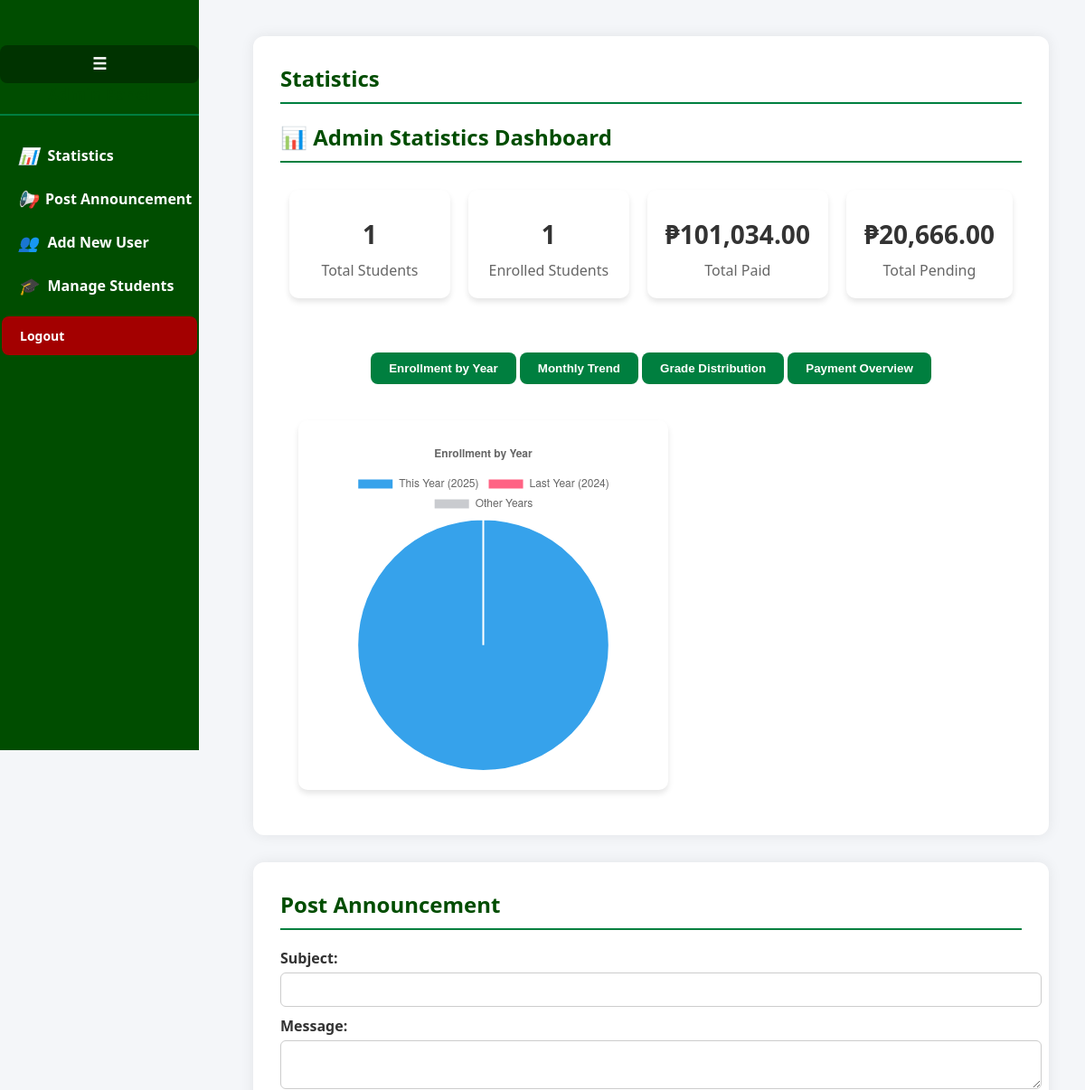
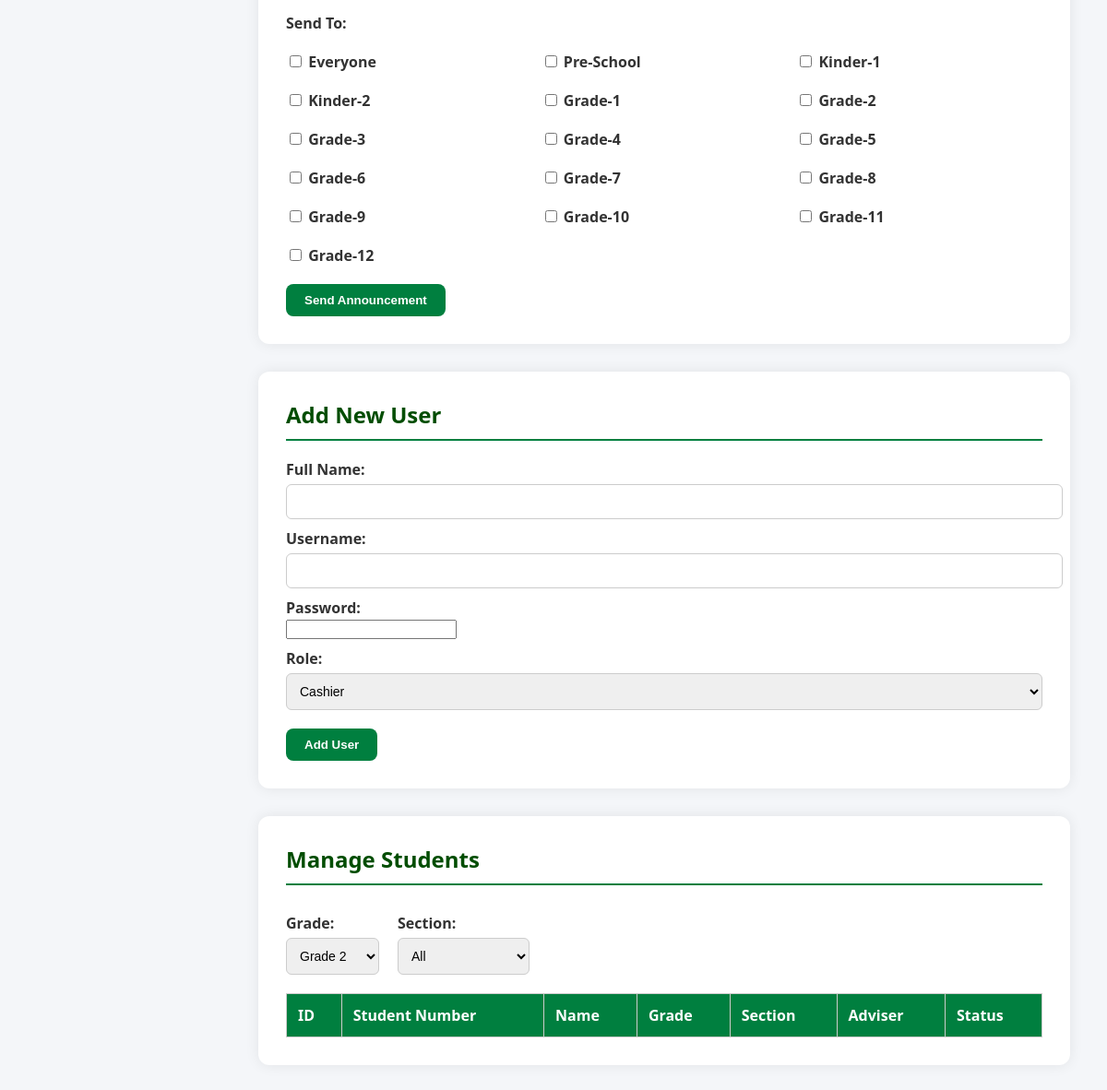
/admin_dashboard.php?grade=Grade 2, run on an earlier commit of the app's database (2 pictures, top to bottom).
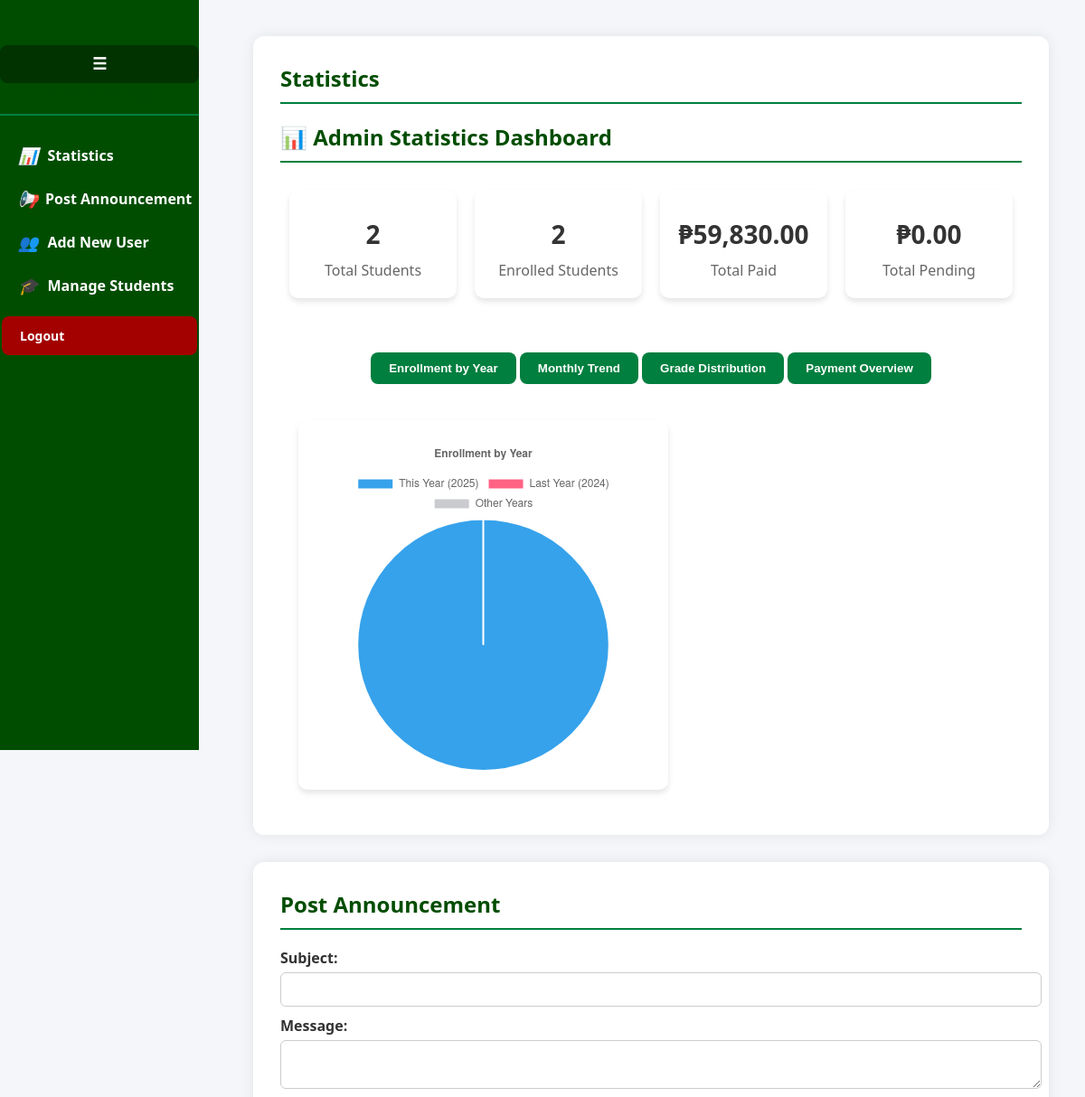
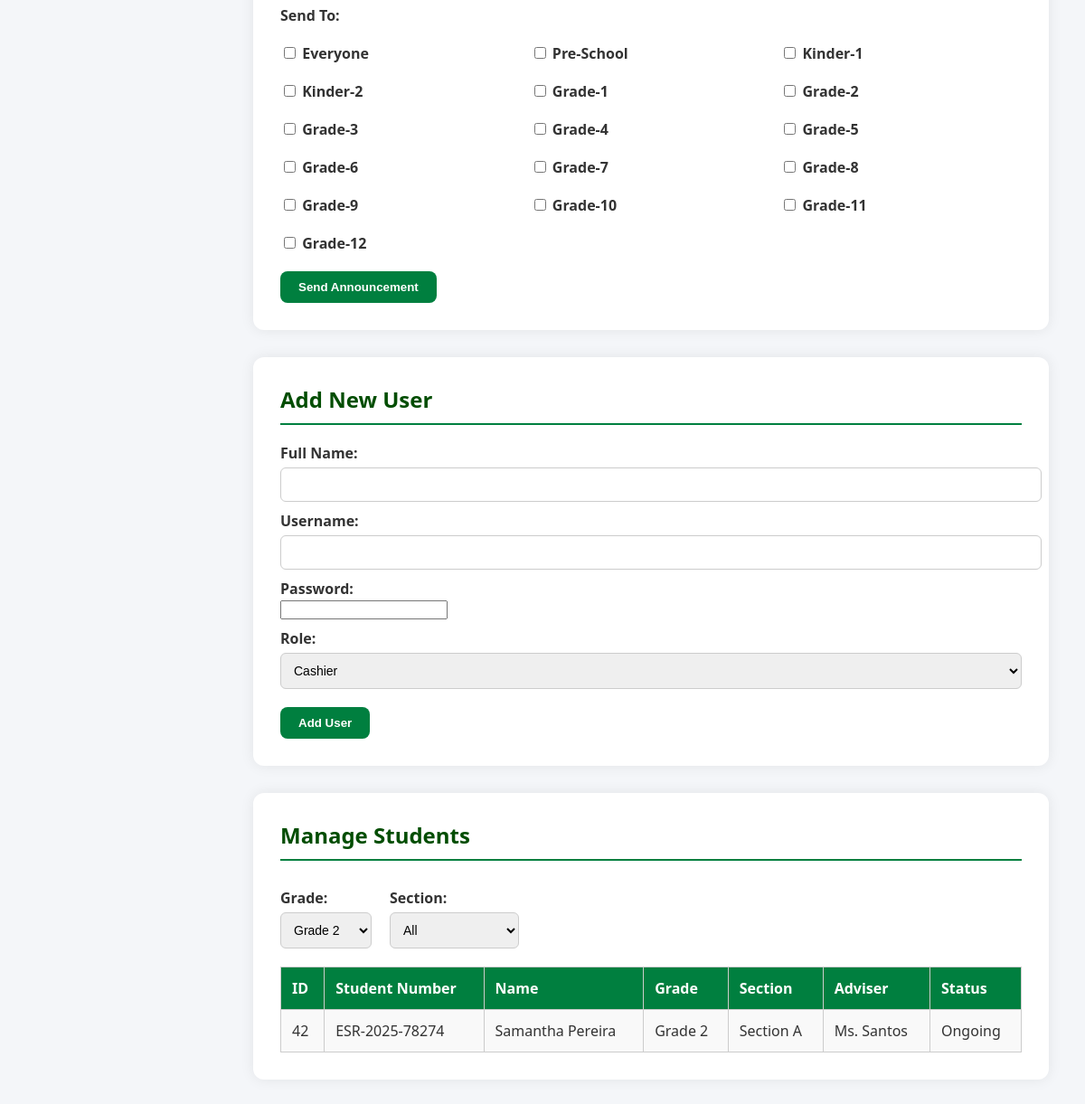
And on a later commit of the database (2 pictures, top to bottom).
### tables this page shows
CREATE TABLE `students_registration` (
  `id` int(11) NOT NULL,
  `student_number` varchar(50) DEFAULT NULL,
  `year` varchar(50) NOT NULL,
  `course` varchar(50) DEFAULT NULL,
  `lrn` varchar(50) NOT NULL,
  `lastname` varchar(100) NOT NULL,
  `firstname` varchar(100) NOT NULL,
  `middlename` varchar(100) NOT NULL,
  `specaddress` varchar(255) NOT NULL,
  `brgy` varchar(100) NOT NULL,
  `city` varchar(100) NOT NULL,
  `mother` varchar(100) NOT NULL,
  `father` varchar(100) NOT NULL,
  `gname` varchar(100) DEFAULT NULL,
  `sex` varchar(10) NOT NULL,
  `dob` date NOT NULL,
  `religion` varchar(50) NOT NULL,
  `emailaddress` varchar(100) NOT NULL,
  `contactno` varchar(20) NOT NULL,
  `schooltype` varchar(50) NOT NULL,
  `sname` varchar(255) DEFAULT NULL,
  `created_at` timestamp NOT NULL DEFAULT CURRENT_TIMESTAMP,
  `enrollment_status` enum('waiting','enrolled') DEFAULT 'waiting',
  `student_type` varchar(10) DEFAULT NULL,
  `academic_status` varchar(50) NOT NULL DEFAULT '',
  `portal_status` enum('pending','activated') DEFAULT 'pending',
  `section` varchar(100) DEFAULT NULL,
  `adviser` varchar(100) DEFAULT NULL
);

### admin_dashboard.php (the view, shortened to what the changed rows need)
<!DOCTYPE html>
<html lang="en">
<head>
</head>
<body>
<div class="sidebar" id="sidebar">
  <h2>Admin Panel</h2>
</div>
<div class="main-content">
  <div class="container" id="stats">
    <h2>Statistics</h2>
    <?php include 'statistics.php'; ?>
  </div>
  <div class="container" id="announcements">
    <h2>Post Announcement</h2>
  </div>
  <div class="container" id="users">
    <h2>Add New User</h2>
  </div>
  <?php
include('db_connection.php');
$grade_filter   = $_GET['grade']   ?? '';
$sql = "SELECT * FROM students_registration WHERE enrollment_status = 'enrolled'";
$params = [];
$types  = "";
if (!empty($grade_filter)) {
    $sql .= " AND year = ?";
    $params[] = $grade_filter;
    $types   .= "s";
}
$stmt = $conn->prepare($sql);
if (!empty($params)) {
    $stmt->bind_param($types, ...$params);
}
$stmt->execute();
$result = $stmt->get_result();
?>
  <div class="container" id="students">
    <h2>Manage Students</h2>
    <table>
      <tr>
        <th>ID</th>
        <th>Student Number</th>
        <th>Name</th>
        <th>Grade</th>
        <th>Section</th>
        <th>Adviser</th>
        <th>Status</th>
      </tr>
      <?php while ($row = $result->fetch_assoc()): ?>
      <tr>
        <td><?= $row['id'] ?></td>
        <td><?= htmlspecialchars($row['student_number']) ?></td>
        <td><?= htmlspecialchars($row['firstname'] . " " . $row['lastname']) ?></td>
        <td><?= htmlspecialchars($row['year']) ?></td>
        <td><?= htmlspecialchars($row['section'] ?: "Unassigned") ?></td>
        <td><?= htmlspecialchars($row['adviser'] ?: "TBA") ?></td>
        <td><?= htmlspecialchars($row['academic_status']) ?></td>
      </tr>
      <?php endwhile; ?>
    </table>
  </div>
</div>
</body>
</html>

### statistics.php (shortened to what the changed rows need)
<?php
include 'db_connection.php';
$total_students = $conn->query("SELECT COUNT(*) AS c FROM students_registration")->fetch_assoc()['c'];
$total_enrolled = $conn->query("SELECT COUNT(*) AS c FROM students_registration WHERE enrollment_status='enrolled'")->fetch_assoc()['c'];
$total_paid = $conn->query("SELECT SUM(amount) AS t FROM student_payments WHERE payment_status='paid'")->fetch_assoc()['t'] ?? 0;
$total_pending = $conn->query("SELECT SUM(amount) AS t FROM student_payments WHERE payment_status='pending'")->fetch_assoc()['t'] ?? 0;
$query = "
    SELECT YEAR(created_at) AS year, COUNT(*) AS count
    FROM student_payments
    WHERE payment_status IN ('paid', 'pending')
      AND payment_date IS NOT NULL
    GROUP BY year
    ORDER BY year DESC
";
$result = $conn->query($query);
$enrollment_data = [];
while ($row = $result->fetch_assoc()) {
    $enrollment_data[(int)$row['year']] = (int)$row['count'];
}
$current_year = date("Y");
$current_year_count = $enrollment_data[$current_year] ?? 0;
$previous_year = $enrollment_data[$current_year - 1] ?? 0;
$other_years_count = array_sum($enrollment_data) - $current_year_count - $previous_year;
$labels_years = ["This Year ($current_year)", "Last Year (" . ($current_year - 1) . ")", "Other Years"];
$data_years = [$current_year_count, $previous_year, $other_years_count];
$query = "
    SELECT MONTH(created_at) AS month, COUNT(*) AS count
    FROM students_registration
    WHERE YEAR(created_at) = YEAR(CURDATE())
    GROUP BY MONTH(created_at)
    ORDER BY month
";
$result = $conn->query($query);
$months = array_fill(1, 12, 0);
while ($row = $result->fetch_assoc()) {
    $months[(int)$row['month']] = (int)$row['count'];
}
$labels_months = ["Jan","Feb","Mar","Apr","May","Jun","Jul","Aug","Sep","Oct","Nov","Dec"];
$data_months = array_values($months);
$query = "
    SELECT year AS grade, COUNT(*) AS count
    FROM students_registration
    WHERE enrollment_status = 'enrolled'
    GROUP BY year
    ORDER BY grade
";
$result = $conn->query($query);
$grades = [];
while ($row = $result->fetch_assoc()) {
    $grades[$row['grade']] = (int)$row['count'];
}
$labels_grades = array_keys($grades);
$data_grades = array_values($grades);
$query = "
    SELECT payment_status, SUM(amount) AS total
    FROM student_payments
    GROUP BY payment_status
";
$result = $conn->query($query);
$payments = [];
while ($row = $result->fetch_assoc()) {
    $payments[$row['payment_status']] = (float)$row['total'];
}
$labels_payments = ["Paid", "Pending", "Declined"];
$data_payments = [
    $payments['paid'] ?? 0,
    $payments['pending'] ?? 0,
    $payments['declined'] ?? 0
];
?>
<!DOCTYPE html>
<html>
<head>
</head>
<body>
<h2>📊 Admin Statistics Dashboard</h2>
<div class="cards">
    <div class="card">
        <h3><?= number_format($total_students) ?></h3>
        <p>Total Students</p>
    </div>
    <div class="card">
        <h3><?= number_format($total_enrolled) ?></h3>
        <p>Enrolled Students</p>
    </div>
    <div class="card">
        <h3>₱<?= number_format($total_paid, 2) ?></h3>
        <p>Total Paid</p>
    </div>
    <div class="card">
        <h3>₱<?= number_format($total_pending, 2) ?></h3>
        <p>Total Pending</p>
    </div>
</div>
<script>
function showChart(chartId) {
  document.querySelectorAll('.chart-container').forEach(c => c.style.display = 'none');
  document.getElementById(chartId+'Div').style.display = 'block';
}
</script>
<script>
/* Enrollment by Year (Pie) */
new Chart(document.getElementById('enrollmentYearChart'), {
    type: 'pie',
    data: {
        labels: <?php echo json_encode($labels_years); ?>,
        datasets: [{
            data: <?php echo json_encode($data_years); ?>,
            backgroundColor: ['#36A2EB', '#FF6384', '#C9CBCF']
        }]
    },
    options: { plugins: { title: { display: true, text: 'Enrollment by Year' } } }
});
/* Monthly Enrollment Trend (Line) */
new Chart(document.getElementById('monthlyTrendChart'), {
    type: 'line',
    data: {
        labels: <?php echo json_encode($labels_months); ?>,
        datasets: [{
            label: 'New Enrollments',
            data: <?php echo json_encode($data_months); ?>,
            borderColor: '#36A2EB',
            fill: false,
            tension:0.3
        }]
    },
    options: { plugins: { title: { display: true, text: 'Monthly Enrollment Trend (This Year)' } } }
});
/* Grade Distribution (Bar) */
new Chart(document.getElementById('gradeDistributionChart'), {
    type: 'bar',
    data: {
        labels: <?php echo json_encode($labels_grades); ?>,
        datasets: [{
            label: 'Students Enrolled',
            data: <?php echo json_encode($data_grades); ?>,
            backgroundColor: '#4CAF50'
        }]
    },
    options: { plugins: { title: { display: true, text: 'Students per Grade' } } }
});
/* Payment Overview (Bar) */
new Chart(document.getElementById('paymentOverviewChart'), {
    type: 'bar',
    data: {
        labels: <?php echo json_encode($labels_payments); ?>,
        datasets: [{
            label: 'Total Amount (₱)',
            data: <?php echo json_encode($data_payments); ?>,
            backgroundColor: ['#4CAF50', '#FFC107', '#F44336']
        }]
    },
    options: { plugins: { title: { display: true, text: 'Payment Overview' } } }
});
</script>
</body>
</html>

What changed in the data, as far as the page shows it:
added students_registration: id "42", student_number "ESR-2025-78274", firstname+lastname "Samantha Pereira", year "Grade 2", section "Section A", adviser "Ms. Santos", academic_status "Ongoing"
Also different on the page:
$total_students: "1" → "2"
$total_enrolled: "1" → "2"
$total_paid: "101,034.00" → "59,830.00"
$total_pending: "20,666.00" → "0.00"
